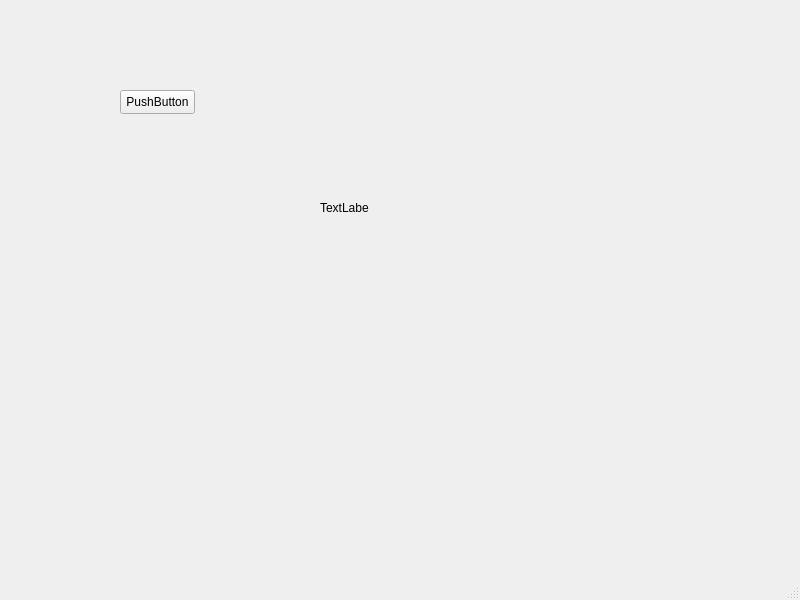
<?xml version="1.0" encoding="UTF-8"?>
<ui version="4.0">
 <class>MainWindow</class>
 <widget class="QMainWindow" name="MainWindow">
  <property name="geometry">
   <rect>
    <x>0</x>
    <y>0</y>
    <width>800</width>
    <height>600</height>
   </rect>
  </property>
  <property name="windowTitle">
   <string>MainWindow</string>
  </property>
  <widget class="QWidget" name="centralwidget">
   <widget class="QPushButton" name="pushButton">
    <property name="geometry">
     <rect>
      <x>120</x>
      <y>90</y>
      <width>75</width>
      <height>24</height>
     </rect>
    </property>
    <property name="text">
     <string>PushButton</string>
    </property>
   </widget>
   <widget class="QLabel" name="label">
    <property name="geometry">
     <rect>
      <x>320</x>
      <y>200</y>
      <width>49</width>
      <height>16</height>
     </rect>
    </property>
    <property name="text">
     <string>TextLabel</string>
    </property>
   </widget>
  </widget>
  <widget class="QMenuBar" name="menubar">
   <property name="geometry">
    <rect>
     <x>0</x>
     <y>0</y>
     <width>800</width>
     <height>33</height>
    </rect>
   </property>
  </widget>
  <widget class="QStatusBar" name="statusbar"/>
 </widget>
 <resources/>
 <connections/>
</ui>
